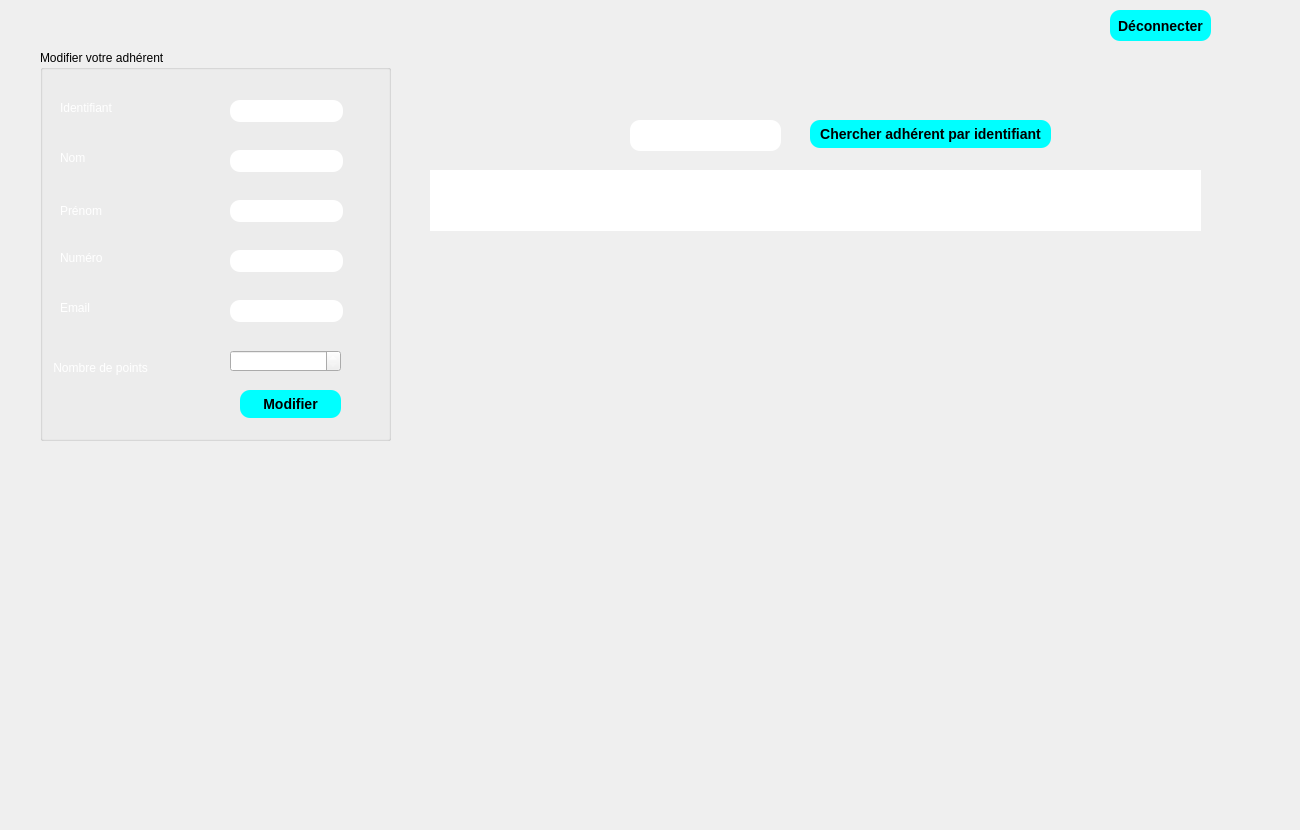
   <widget class="QWidget" name="tab_3">
    <attribute name="title">
     <string>Modifier adhérent</string>
    </attribute>
    <widget class="QGroupBox" name="groupBox_5">
     <property name="geometry">
      <rect>
       <x>40</x>
       <y>50</y>
       <width>351</width>
       <height>391</height>
      </rect>
     </property>
     <property name="styleSheet">
      <string notr="true">font: 12pt &quot;MS Shell Dlg 2&quot;;</string>
     </property>
     <property name="title">
      <string>Modifier votre adhérent</string>
     </property>
     <widget class="QLabel" name="label_23">
      <property name="geometry">
       <rect>
        <x>20</x>
        <y>100</y>
        <width>55</width>
        <height>16</height>
       </rect>
      </property>
      <property name="styleSheet">
       <string notr="true">color: rgb(255, 255, 255);
font: 11pt &quot;MS Shell Dlg 2&quot;;</string>
      </property>
      <property name="text">
       <string>Nom</string>
      </property>
     </widget>
     <widget class="QLabel" name="label_24">
      <property name="geometry">
       <rect>
        <x>20</x>
        <y>150</y>
        <width>61</width>
        <height>21</height>
       </rect>
      </property>
      <property name="styleSheet">
       <string notr="true">color: rgb(255, 255, 255);
font: 11pt &quot;MS Shell Dlg 2&quot;;</string>
      </property>
      <property name="text">
       <string>Prénom</string>
      </property>
     </widget>
     <widget class="QLabel" name="label_25">
      <property name="geometry">
       <rect>
        <x>20</x>
        <y>200</y>
        <width>71</width>
        <height>16</height>
       </rect>
      </property>
      <property name="styleSheet">
       <string notr="true">color: rgb(255, 255, 255);
font: 11pt &quot;MS Shell Dlg 2&quot;;</string>
      </property>
      <property name="text">
       <string>Numéro</string>
      </property>
     </widget>
     <widget class="QLabel" name="label_26">
      <property name="geometry">
       <rect>
        <x>20</x>
        <y>250</y>
        <width>61</width>
        <height>16</height>
       </rect>
      </property>
      <property name="styleSheet">
       <string notr="true">color: rgb(255, 255, 255);
font: 11pt &quot;MS Shell Dlg 2&quot;;</string>
      </property>
      <property name="text">
       <string>Email</string>
      </property>
     </widget>
     <widget class="QLineEdit" name="modifier_nom_adherent">
      <property name="geometry">
       <rect>
        <x>190</x>
        <y>100</y>
        <width>113</width>
        <height>22</height>
       </rect>
      </property>
      <property name="styleSheet">
       <string notr="true">color: black;
                                         background-color: white;
                                         border-radius: 10px;
                                         font: bold 14px;</string>
      </property>
     </widget>
     <widget class="QLineEdit" name="modifier_prenom_adherent">
      <property name="geometry">
       <rect>
        <x>190</x>
        <y>150</y>
        <width>113</width>
        <height>22</height>
       </rect>
      </property>
      <property name="styleSheet">
       <string notr="true">color: black;
                                         background-color: white;
                                         border-radius: 10px;
                                         font: bold 14px;</string>
      </property>
     </widget>
     <widget class="QLineEdit" name="modifier_numero_adherent">
      <property name="geometry">
       <rect>
        <x>190</x>
        <y>200</y>
        <width>113</width>
        <height>22</height>
       </rect>
      </property>
      <property name="styleSheet">
       <string notr="true">color: black;
                                         background-color: white;
                                         border-radius: 10px;
                                         font: bold 14px;
</string>
      </property>
     </widget>
     <widget class="QLineEdit" name="modifier_email_adherent">
      <property name="geometry">
       <rect>
        <x>190</x>
        <y>250</y>
        <width>113</width>
        <height>22</height>
       </rect>
      </property>
      <property name="styleSheet">
       <string notr="true">color: black;
                                         background-color: white;
                                         border-radius: 10px;
                                         font: bold 14px;</string>
      </property>
     </widget>
     <widget class="QPushButton" name="modifier_adherent">
      <property name="geometry">
       <rect>
        <x>200</x>
        <y>340</y>
        <width>101</width>
        <height>28</height>
       </rect>
      </property>
      <property name="styleSheet">
       <string notr="true">color: black;
                                         
background-color: rgb(0, 255, 255);
                                         border-radius: 10px;
                                         font: bold 14px;</string>
      </property>
      <property name="text">
       <string>Modifier</string>
      </property>
     </widget>
     <widget class="QLabel" name="label_28">
      <property name="geometry">
       <rect>
        <x>20</x>
        <y>50</y>
        <width>91</width>
        <height>16</height>
       </rect>
      </property>
      <property name="styleSheet">
       <string notr="true">color: rgb(255, 255, 255);
font: 11pt &quot;MS Shell Dlg 2&quot;;</string>
      </property>
      <property name="text">
       <string>Identifiant</string>
      </property>
     </widget>
     <widget class="QLineEdit" name="modifier_id_adherent">
      <property name="geometry">
       <rect>
        <x>190</x>
        <y>50</y>
        <width>113</width>
        <height>22</height>
       </rect>
      </property>
      <property name="styleSheet">
       <string notr="true">color: black;
                                         background-color: white;
                                         border-radius: 10px;
                                         font: bold 14px;</string>
      </property>
     </widget>
     <widget class="QLabel" name="label_27">
      <property name="geometry">
       <rect>
        <x>10</x>
        <y>310</y>
        <width>161</width>
        <height>16</height>
       </rect>
      </property>
      <property name="styleSheet">
       <string notr="true">color: rgb(255, 255, 255);
font: 11pt &quot;MS Shell Dlg 2&quot;;</string>
      </property>
      <property name="text">
       <string> Nombre de points</string>
      </property>
     </widget>
     <widget class="QSpinBox" name="modifier_pts_adherent">
      <property name="geometry">
       <rect>
        <x>190</x>
        <y>300</y>
        <width>111</width>
        <height>22</height>
       </rect>
      </property>
      <property name="styleSheet">
       <string notr="true">color: rgb(255, 255, 255);</string>
      </property>
     </widget>
    </widget>
    <widget class="QLineEdit" name="chercher_adherent">
     <property name="geometry">
      <rect>
       <x>630</x>
       <y>120</y>
       <width>151</width>
       <height>31</height>
      </rect>
     </property>
     <property name="styleSheet">
      <string notr="true">color: black;
                                         background-color: white;
                                         border-radius: 10px;
                                         font: bold 14px;</string>
     </property>
    </widget>
    <widget class="QPushButton" name="chercher_modif_adherent">
     <property name="geometry">
      <rect>
       <x>810</x>
       <y>120</y>
       <width>241</width>
       <height>28</height>
      </rect>
     </property>
     <property name="styleSheet">
      <string notr="true">color: black;
                                         
background-color: rgb(0, 255, 255);
                                         border-radius: 10px;
                                         font: bold 14px;</string>
     </property>
     <property name="text">
      <string>Chercher adhérent par identifiant</string>
     </property>
    </widget>
    <widget class="QTableView" name="table_Re_adherent">
     <property name="geometry">
      <rect>
       <x>430</x>
       <y>170</y>
       <width>771</width>
       <height>61</height>
      </rect>
     </property>
     <property name="styleSheet">
      <string notr="true">color: black;
                                        
font: 14pt &quot;MS Shell Dlg 2&quot;;
                                         border-radius: 10px;
                                         font: bold 14px;</string>
     </property>
    </widget>
    <widget class="QLabel" name="label_5">
     <property name="geometry">
      <rect>
       <x>-20</x>
       <y>-100</y>
       <width>1291</width>
       <height>821</height>
      </rect>
     </property>
     <property name="text">
      <string/>
     </property>
     <property name="pixmap">
      <pixmap>../../Downloads/e-sport.jpg</pixmap>
     </property>
    </widget>
    <widget class="QPushButton" name="deconnecter_5">
     <property name="geometry">
      <rect>
       <x>1110</x>
       <y>10</y>
       <width>101</width>
       <height>31</height>
      </rect>
     </property>
     <property name="styleSheet">
      <string notr="true">color: black;
                                         
background-color: rgb(0, 255, 255);
                                         border-radius: 10px;
                                         font: bold 14px;</string>
     </property>
     <property name="text">
      <string>Déconnecter</string>
     </property>
    </widget>
    <zorder>label_5</zorder>
    <zorder>groupBox_5</zorder>
    <zorder>chercher_adherent</zorder>
    <zorder>chercher_modif_adherent</zorder>
    <zorder>table_Re_adherent</zorder>
    <zorder>deconnecter_5</zorder>
   </widget>
